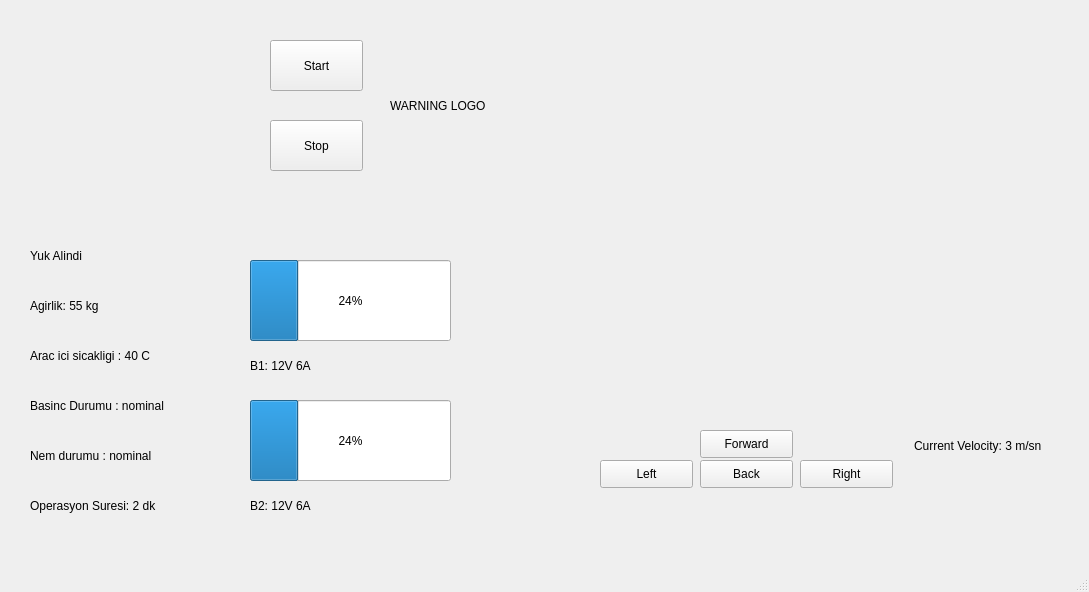
<?xml version="1.0" encoding="UTF-8"?>
<ui version="4.0">
 <class>MainWindow</class>
 <widget class="QMainWindow" name="MainWindow">
  <property name="geometry">
   <rect>
    <x>0</x>
    <y>0</y>
    <width>1089</width>
    <height>592</height>
   </rect>
  </property>
  <property name="windowTitle">
   <string>MainWindow</string>
  </property>
  <widget class="QWidget" name="centralwidget">
   <widget class="QPushButton" name="pushButton">
    <property name="geometry">
     <rect>
      <x>270</x>
      <y>40</y>
      <width>93</width>
      <height>51</height>
     </rect>
    </property>
    <property name="text">
     <string>Start</string>
    </property>
   </widget>
   <widget class="QPushButton" name="pushButton_2">
    <property name="geometry">
     <rect>
      <x>270</x>
      <y>120</y>
      <width>93</width>
      <height>51</height>
     </rect>
    </property>
    <property name="text">
     <string>Stop</string>
    </property>
   </widget>
   <widget class="QPushButton" name="pushButton_3">
    <property name="geometry">
     <rect>
      <x>700</x>
      <y>430</y>
      <width>93</width>
      <height>28</height>
     </rect>
    </property>
    <property name="text">
     <string>Forward</string>
    </property>
   </widget>
   <widget class="QPushButton" name="pushButton_4">
    <property name="geometry">
     <rect>
      <x>600</x>
      <y>460</y>
      <width>93</width>
      <height>28</height>
     </rect>
    </property>
    <property name="text">
     <string>Left</string>
    </property>
   </widget>
   <widget class="QPushButton" name="pushButton_5">
    <property name="geometry">
     <rect>
      <x>800</x>
      <y>460</y>
      <width>93</width>
      <height>28</height>
     </rect>
    </property>
    <property name="text">
     <string>Right</string>
    </property>
   </widget>
   <widget class="QPushButton" name="pushButton_6">
    <property name="geometry">
     <rect>
      <x>700</x>
      <y>460</y>
      <width>93</width>
      <height>28</height>
     </rect>
    </property>
    <property name="text">
     <string>Back</string>
    </property>
   </widget>
   <widget class="QLabel" name="label">
    <property name="geometry">
     <rect>
      <x>914</x>
      <y>405</y>
      <width>151</width>
      <height>81</height>
     </rect>
    </property>
    <property name="text">
     <string>Current Velocity: 3 m/sn</string>
    </property>
   </widget>
   <widget class="QLabel" name="logoLabel">
    <property name="geometry">
     <rect>
      <x>30</x>
      <y>40</y>
      <width>221</width>
      <height>131</height>
     </rect>
    </property>
    <property name="text">
     <string/>
    </property>
    <property name="pixmap">
     <pixmap>logo.jpeg</pixmap>
    </property>
    <property name="scaledContents">
     <bool>true</bool>
    </property>
   </widget>
   <widget class="QLabel" name="label_8">
    <property name="geometry">
     <rect>
      <x>30</x>
      <y>240</y>
      <width>211</width>
      <height>31</height>
     </rect>
    </property>
    <property name="text">
     <string>Yuk Alindi</string>
    </property>
   </widget>
   <widget class="QLabel" name="label_9">
    <property name="geometry">
     <rect>
      <x>30</x>
      <y>290</y>
      <width>211</width>
      <height>31</height>
     </rect>
    </property>
    <property name="text">
     <string>Agirlik: 55 kg</string>
    </property>
   </widget>
   <widget class="QLabel" name="label_10">
    <property name="geometry">
     <rect>
      <x>30</x>
      <y>340</y>
      <width>211</width>
      <height>31</height>
     </rect>
    </property>
    <property name="text">
     <string>Arac ici sicakligi : 40 C</string>
    </property>
   </widget>
   <widget class="QLabel" name="label_11">
    <property name="geometry">
     <rect>
      <x>30</x>
      <y>390</y>
      <width>211</width>
      <height>31</height>
     </rect>
    </property>
    <property name="text">
     <string>Basinc Durumu : nominal</string>
    </property>
   </widget>
   <widget class="QLabel" name="label_12">
    <property name="geometry">
     <rect>
      <x>30</x>
      <y>440</y>
      <width>211</width>
      <height>31</height>
     </rect>
    </property>
    <property name="text">
     <string>Nem durumu : nominal</string>
    </property>
   </widget>
   <widget class="QLabel" name="label_13">
    <property name="geometry">
     <rect>
      <x>30</x>
      <y>490</y>
      <width>211</width>
      <height>31</height>
     </rect>
    </property>
    <property name="text">
     <string>Operasyon Suresi: 2 dk</string>
    </property>
   </widget>
   <widget class="QLabel" name="warningLogo">
    <property name="geometry">
     <rect>
      <x>390</x>
      <y>40</y>
      <width>171</width>
      <height>131</height>
     </rect>
    </property>
    <property name="text">
     <string>WARNING LOGO</string>
    </property>
   </widget>
   <widget class="QProgressBar" name="progressBar">
    <property name="geometry">
     <rect>
      <x>250</x>
      <y>260</y>
      <width>201</width>
      <height>81</height>
     </rect>
    </property>
    <property name="value">
     <number>24</number>
    </property>
   </widget>
   <widget class="QProgressBar" name="progressBar_2">
    <property name="geometry">
     <rect>
      <x>250</x>
      <y>400</y>
      <width>201</width>
      <height>81</height>
     </rect>
    </property>
    <property name="value">
     <number>24</number>
    </property>
   </widget>
   <widget class="QLabel" name="label_14">
    <property name="geometry">
     <rect>
      <x>250</x>
      <y>490</y>
      <width>201</width>
      <height>31</height>
     </rect>
    </property>
    <property name="text">
     <string>B2: 12V 6A</string>
    </property>
   </widget>
   <widget class="QLabel" name="label_15">
    <property name="geometry">
     <rect>
      <x>250</x>
      <y>350</y>
      <width>201</width>
      <height>31</height>
     </rect>
    </property>
    <property name="text">
     <string>B1: 12V 6A</string>
    </property>
   </widget>
   <widget class="QWidget" name="gridLayoutWidget">
    <property name="geometry">
     <rect>
      <x>570</x>
      <y>50</y>
      <width>481</width>
      <height>351</height>
     </rect>
    </property>
    <layout class="QGridLayout" name="plotLayout"/>
   </widget>
  </widget>
  <widget class="QMenuBar" name="menubar">
   <property name="geometry">
    <rect>
     <x>0</x>
     <y>0</y>
     <width>1089</width>
     <height>26</height>
    </rect>
   </property>
  </widget>
  <widget class="QStatusBar" name="statusbar"/>
 </widget>
 <resources/>
 <connections/>
</ui>
